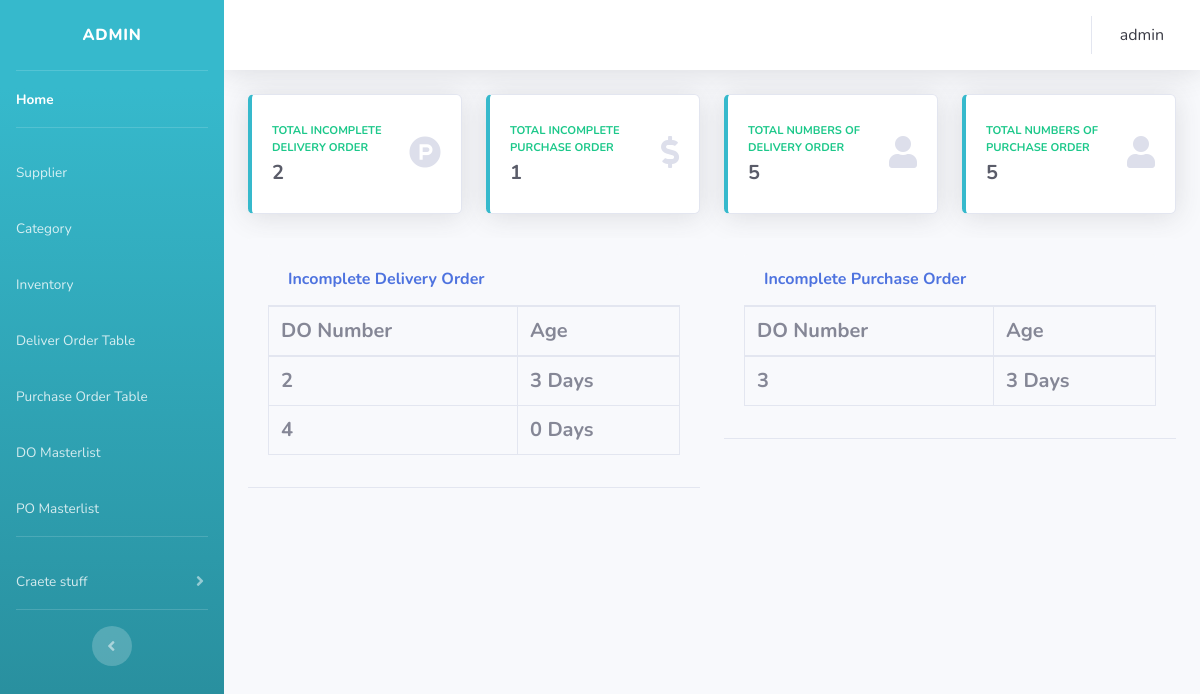
Page /tools/index.php (signed in) on the committed database.
### tables this page shows
CREATE TABLE `delivery_order` (
  `ID` int(11) NOT NULL,
  `supplier` varchar(30) NOT NULL,
  `do_date` date NOT NULL,
  `recieved_date` date DEFAULT NULL,
  `status` varchar(20) NOT NULL
);

CREATE TABLE `purchase_order` (
  `ID` int(11) NOT NULL,
  `po_date` date NOT NULL,
  `supplier` varchar(50) NOT NULL,
  `sub_total` varchar(20) NOT NULL,
  `tax` varchar(20) NOT NULL,
  `tax_total` varchar(20) NOT NULL,
  `total` varchar(20) NOT NULL,
  `status` varchar(20) NOT NULL,
  `completation_date` date DEFAULT NULL
);

### tools/index.php (the view, shortened to what this page needs)
<?php
  include 'bar.php';
  include '../engine/connect.php';
?>
<!DOCTYPE html>
<html>
<head>
  <link rel="stylesheet" href="https://cdn.jsdelivr.net/npm/bootstrap-icons@1.7.2/font/bootstrap-icons.css">
</head>
<body>
<div class="container">
<div class="row">
<div class="col-xl-3 col-md-6 mb-4">
              <div class="card border-left-info shadow h-100 py-2">
                <div class="card-body">
                  <div class="row no-gutters align-items-center">
                    <div class="col mr-2">
                      <div class="text-xs font-weight-bold text-success text-uppercase mb-1">Total Incomplete delivery order</div>
                      <div class="h5 mb-0 font-weight-bold text-gray-800">
                      <?php
                      $sql = "SELECT COUNT(ID) AS total FROM delivery_order WHERE status =0 OR status =1";
                      $result = $conn->query($sql);
                      $row = $result -> fetch_array(MYSQLI_ASSOC);
                      echo ($row['total']);
                      ?></div>
                    </div>
                    <div class="col-auto">
                      <i class="fab fa-product-hunt fa-2x text-gray-300"></i>
                    </div>
                  </div>
                </div>
              </div>
            </div>
			<div class="col-xl-3 col-md-6 mb-4">
              <div class="card border-left-info shadow h-100 py-2">
                <div class="card-body">
                  <div class="row no-gutters align-items-center">
                    <div class="col mr-2">
                      <div class="text-xs font-weight-bold text-success text-uppercase mb-1">Total incomplete Purchase Order</div>
                      <div class="h5 mb-0 font-weight-bold text-gray-800">
                      <?php
                      $sql = "SELECT COUNT(ID) AS total FROM purchase_order WHERE status =0 OR status =1";
                      $result = $conn->query($sql);
                      $row = $result -> fetch_array(MYSQLI_ASSOC);
                      echo ($row['total']);
                      ?></div>
                    </div>
                    <div class="col-auto">
                      <i class="fas fa-dollar-sign fa-2x text-gray-300"></i>
                    </div>
                  </div>
                </div>
              </div>
            </div>
			<div class="col-xl-3 col-md-6 mb-4">
              <div class="card border-left-info shadow h-100 py-2">
                <div class="card-body">
                  <div class="row no-gutters align-items-center">
                    <div class="col mr-2">
                      <div class="text-xs font-weight-bold text-success text-uppercase mb-1">Total numbers of Delivery order</div>
                      <div class="h5 mb-0 font-weight-bold text-gray-800">
                      <?php
                      $sql = "SELECT COUNT(ID) AS total FROM delivery_order WHERE status =1 OR 2
                      ";
                      $result = $conn->query($sql);
                      $row = $result -> fetch_array(MYSQLI_ASSOC);
                      echo ($row['total']);
                      ?></div>
                    </div>
                    <div class="col-auto">
                      <i class="fas fa-user fa-2x text-gray-300"></i>
                    </div>
                  </div>
                </div>
              </div>
            </div>
			<div class="col-xl-3 col-md-6 mb-4">
              <div class="card border-left-info shadow h-100 py-2">
                <div class="card-body">
                  <div class="row no-gutters align-items-center">
                    <div class="col mr-2">
                      <div class="text-xs font-weight-bold text-success text-uppercase mb-1">Total numbers of Purchase order</div>
                      <div class="h5 mb-0 font-weight-bold text-gray-800">
                      <?php
                      $sql = "SELECT COUNT(ID) AS total FROM purchase_order WHERE status = 2 OR status =1";
                      $result = $conn->query($sql);
                      $row = $result -> fetch_array(MYSQLI_ASSOC);
                      echo ($row['total']);
                      ?></div>
                    </div>
                    <div class="col-auto">
                      <i class="fas fa-user fa-2x text-gray-300"></i>
                    </div>
                  </div>
                </div>
              </div>
            </div>
            <div class="col-s-3 col-md-6 mb-4">
								<div class="h5 mb-0 font-weight-bold text-gray-800">
                <div class="card-header py-3">
										 <div class="table-responsive">
                    <table class="table table-bordered">
						<thead>
						<tr>
            <div class="card-header py-3">
              <h6 class="m-0 font-weight-bold text-primary">Incomplete Delivery Order</h6>
            </div>
							<th>DO Number</th>
							<th>Age</th>
						</tr>
						</thead>
						<tbody>
									<?php
									 $sql = "SELECT * , NOW( ) AS today, DATEDIFF( NOW( ) , do_date ) AS age
											 FROM delivery_order
											 WHERE STATUS = '0'
											 OR STATUS = '1'";
											 $result = $conn->query($sql);
											 while($row = $result -> fetch_array()){
												   $age    =  $row['age'];
												   $DO_ID  =  $row['ID'];
												   echo "<tr>
												   		 <td>	 ".$DO_ID."			 </td>
														 <td>    ".$age." Days           </td>
															</tr>";
												}
												echo "</table>";
									 ?>
											</div>
								</div>
                </div>
            </div>
            <div class="col-s-3 col-md-6 mb-4">
                <div class="h5 mb-0 font-weight-bold text-gray-800">
                <div class="card-header py-3">
										 <div class="table-responsive">
                    <table class="table table-bordered">
						<thead>
						<tr>
            <div class="card-header py-3">
              <h6 class="m-0 font-weight-bold text-primary">Incomplete Purchase Order</h6>
            </div>
							<th>DO Number</th>
							<th>Age</th>
						</tr>
						</thead>
						<tbody>
									<?php
									 $sql = "SELECT * , NOW( ) AS today, DATEDIFF( NOW( ) , po_date ) AS age
											 FROM purchase_order
											 WHERE STATUS = '0'
											 OR STATUS = '1'";
											 $result = $conn->query($sql);
											 while($row = $result -> fetch_array()){
												   $age    =  $row['age'];
												   $DO_ID  =  $row['ID'];
												   echo "<tr>
												   		 <td>	 ".$DO_ID."			 </td>
														 <td>    ".$age." Days           </td>
															</tr>";
												}
												echo "</table>";
									 ?>
											</div>
								</div>
                </div>
            </div>
		</div>
	</div>
		<body>
		<div id="chartContainer" style="height: 370px; width: 100%;"></div>
		</body>
		</html>

### rows in the picture
delivery_order: ID "2", age "3"
delivery_order: ID "4", age "0"
purchase_order: ID "3", age "3"

### other values in the picture
$_SESSION["username"] "admin"
$row['total'] "2"
$row['total'] "1"
$row['total'] "5"
